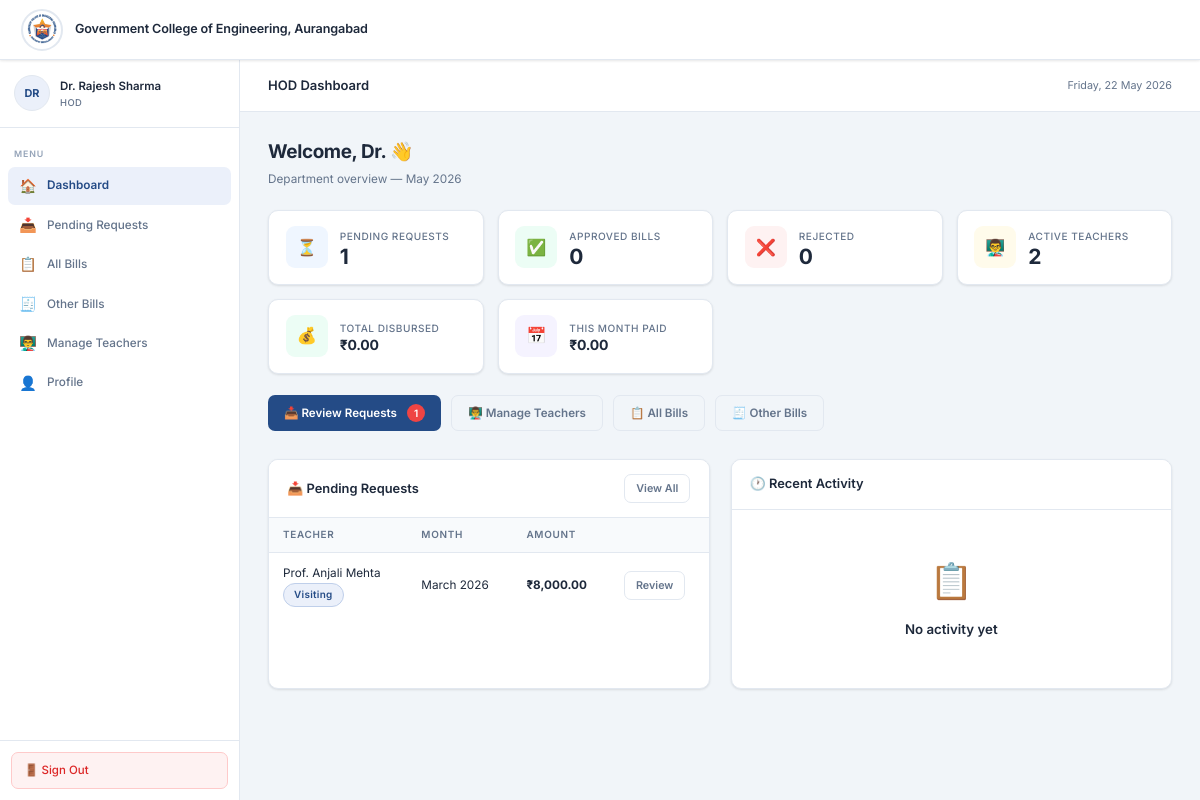
The page /hod/dashboard.php (signed in) on the database its author committed.
### tables this page shows
CREATE TABLE IF NOT EXISTS bills (
    id               INT AUTO_INCREMENT PRIMARY KEY,
    teacher_id       INT            NOT NULL,
    generated_by     INT            DEFAULT NULL,   
    month_year       VARCHAR(20)    NOT NULL,        
    period_from      DATE           NOT NULL,
    period_to        DATE           NOT NULL,
    total_lectures   INT            NOT NULL DEFAULT 0,
    rate_per_lecture DECIMAL(8,2)   NOT NULL DEFAULT 0.00,
    total_amount     DECIMAL(10,2)  NOT NULL DEFAULT 0.00,
    status           ENUM('pending', 'approved', 'rejected') NOT NULL DEFAULT 'pending',
    rejection_reason TEXT           DEFAULT NULL,
    submitted_at     TIMESTAMP      NOT NULL DEFAULT CURRENT_TIMESTAMP,
    reviewed_at      TIMESTAMP      NULL DEFAULT NULL,
    reviewed_by      INT            DEFAULT NULL,
    FOREIGN KEY (teacher_id)  REFERENCES users(id) ON DELETE CASCADE,
    FOREIGN KEY (reviewed_by) REFERENCES users(id) ON DELETE SET NULL
);

CREATE TABLE IF NOT EXISTS users (
    id               INT AUTO_INCREMENT PRIMARY KEY,
    name             VARCHAR(100)   NOT NULL,
    email            VARCHAR(100)   NOT NULL UNIQUE,
    password         VARCHAR(255)   NOT NULL,
    role             ENUM('hod', 'teacher') NOT NULL DEFAULT 'teacher',
    teacher_type     ENUM('visiting', 'guest', 'earn_and_learn') DEFAULT NULL,
    department       VARCHAR(100)   DEFAULT NULL,
    phone            VARCHAR(20)    DEFAULT NULL,
    rate_per_lecture DECIMAL(8,2)   DEFAULT 0.00,
    is_active        TINYINT(1)     NOT NULL DEFAULT 1,
    created_at       TIMESTAMP      NOT NULL DEFAULT CURRENT_TIMESTAMP,
    updated_at       TIMESTAMP      NOT NULL DEFAULT CURRENT_TIMESTAMP ON UPDATE CURRENT_TIMESTAMP
);

### includes/auth.php (called while the page is built, shortened)
<?php
function getInitials(string $name): string {
    $parts = explode(' ', trim($name));
    $init  = '';
    foreach (array_slice($parts, 0, 2) as $p) {
        $init .= strtoupper($p[0] ?? '');
    }
    return $init ?: '?';
}

### hod/dashboard.php (the view, shortened to what this page needs)
<?php
require_once '../includes/db.php';
require_once '../includes/auth.php';
require_once '../includes/functions.php';
$user = currentUser();
$pending  = $pdo->query("SELECT COUNT(*) FROM bills WHERE status='pending'")->fetchColumn();
$approved = $pdo->query("SELECT COUNT(*) FROM bills WHERE status='approved'")->fetchColumn();
$rejected = $pdo->query("SELECT COUNT(*) FROM bills WHERE status='rejected'")->fetchColumn();
$teachers = $pdo->query("SELECT COUNT(*) FROM users WHERE role='teacher' AND is_active=1")->fetchColumn();
$totalPaid = $pdo->query("SELECT COALESCE(SUM(total_amount),0) FROM bills WHERE status='approved'")->fetchColumn();
$thisMonth = $pdo->query("SELECT COALESCE(SUM(total_amount),0) FROM bills WHERE status='approved' AND MONTH(reviewed_at)=MONTH(NOW()) AND YEAR(reviewed_at)=YEAR(NOW())")->fetchColumn();
$pendingBills = $pdo->query("SELECT b.*, u.name AS teacher_name, u.teacher_type FROM bills b JOIN users u ON u.id=b.teacher_id WHERE b.status='pending' ORDER BY b.submitted_at DESC LIMIT 8")->fetchAll();
$recentActivity = $pdo->query("SELECT a.*, u.name FROM activity_log a LEFT JOIN users u ON u.id=a.user_id ORDER BY a.created_at DESC LIMIT 8")->fetchAll();
renderHead('HOD Dashboard');
?>
<div class="app-layout">
<?php renderSidebar('dashboard','hod',$user); ?>
<div class="main-content">
<?php renderTopbar('HOD Dashboard'); ?>
<div class="page-body">
    <div class="page-header">
        <h1>Welcome, <?= e(explode(' ',$user['name'])[0]) ?> 👋</h1>
        <p>Department overview — <?= date('F Y') ?></p>
    </div>
    <div class="stats-grid">
        <div class="stat-card">
            <div class="stat-icon blue">⏳</div>
            <div class="stat-info"><div class="label">Pending Requests</div><div class="value"><?= (int)$pending ?></div></div>
        </div>
        <div class="stat-card">
            <div class="stat-icon green">✅</div>
            <div class="stat-info"><div class="label">Approved Bills</div><div class="value"><?= (int)$approved ?></div></div>
        </div>
        <div class="stat-card">
            <div class="stat-icon red">❌</div>
            <div class="stat-info"><div class="label">Rejected</div><div class="value"><?= (int)$rejected ?></div></div>
        </div>
        <div class="stat-card">
            <div class="stat-icon amber">👨‍🏫</div>
            <div class="stat-info"><div class="label">Active Teachers</div><div class="value"><?= (int)$teachers ?></div></div>
        </div>
        <div class="stat-card">
            <div class="stat-icon green">💰</div>
            <div class="stat-info"><div class="label">Total Disbursed</div><div class="value" style="font-size:1rem"><?= formatINR((float)$totalPaid) ?></div></div>
        </div>
        <div class="stat-card">
            <div class="stat-icon purple">📅</div>
            <div class="stat-info"><div class="label">This Month Paid</div><div class="value" style="font-size:1rem"><?= formatINR((float)$thisMonth) ?></div></div>
        </div>
    </div>
    <div style="display:flex;gap:10px;margin-bottom:2rem;flex-wrap:wrap">
        <a href="requests.php" class="btn btn-primary">📥 Review Requests <?php if($pending): ?><span style="background:#ef4444;color:#fff;padding:1px 7px;border-radius:20px;font-size:0.72rem;margin-left:4px"><?= (int)$pending ?></span><?php endif; ?></a>
        <a href="manage-teachers.php" class="btn btn-outline">👨‍🏫 Manage Teachers</a>
        <a href="all-bills.php" class="btn btn-outline">📋 All Bills</a>
        <a href="other-bills.php" class="btn btn-outline">🧾 Other Bills</a>
    </div>
    <div style="display:grid;grid-template-columns:1fr 1fr;gap:1.5rem">
        <div class="card">
            <div class="card-header">
                <h3>📥 Pending Requests</h3>
                <a href="requests.php" class="btn btn-outline btn-sm">View All</a>
            </div>
            <?php if ($pendingBills): ?>
            <div class="table-wrap">
                <table>
                    <thead><tr><th>Teacher</th><th>Month</th><th>Amount</th><th></th></tr></thead>
                    <tbody>
                    <?php foreach ($pendingBills as $b): ?>
                    <tr>
                        <td><?= e($b['teacher_name']) ?><br><small style="color:var(--muted)"><?= teacherTypeBadge($b['teacher_type'] ?: 'visiting') ?></small></td>
                        <td><?= e($b['month_year']) ?></td>
                        <td><strong><?= formatINR($b['total_amount']) ?></strong></td>
                        <td><a href="request-detail.php?id=<?= $b['id'] ?>" class="btn btn-outline btn-sm">Review</a></td>
                    </tr>
                    <?php endforeach; ?>
                    </tbody>
                </table>
            </div>
            <?php else: ?>
            <div class="empty-state"><div class="icon">🎉</div><h3>No pending requests</h3><p>All bills have been reviewed.</p></div>
            <?php endif; ?>
        </div>
        <div class="card">
            <div class="card-header"><h3>🕐 Recent Activity</h3></div>
            <?php if ($recentActivity): ?>
            <div style="padding:0.5rem 0">
                <?php foreach ($recentActivity as $a): ?>
                <div style="display:flex;gap:10px;align-items:flex-start;padding:10px 1.4rem;border-bottom:1px solid var(--border)">
                    <div style="width:32px;height:32px;background:var(--bg-light);border-radius:50%;display:flex;align-items:center;justify-content:center;font-size:0.85rem;flex-shrink:0">
                        <?= $a['action']==='login'?'🔑':($a['action']==='logout'?'🚪':($a['action']==='submit_bill'?'📤':($a['action']==='approve_bill'?'✅':($a['action']==='reject_bill'?'❌':'📋')))) ?>
                    </div>
                    <div>
                        <div style="font-size:0.82rem;font-weight:500"><?= e($a['name'] ?? 'System') ?></div>
                        <div style="font-size:0.78rem;color:var(--muted)"><?= e($a['description'] ?: $a['action']) ?></div>
                        <div style="font-size:0.72rem;color:var(--muted);margin-top:1px"><?= fmtDate($a['created_at'],'d M, h:i A') ?></div>
                    </div>
                </div>
                <?php endforeach; ?>
            </div>
            <?php else: ?>
            <div class="empty-state"><div class="icon">📋</div><h3>No activity yet</h3></div>
            <?php endif; ?>
        </div>
    </div>
</div>
</div>
</div>
<?php renderFooter(); ?>

### includes/functions.php (shortened to what this page needs)
<?php
function e(string $str): string {
    return htmlspecialchars($str, ENT_QUOTES, 'UTF-8');
}
function formatINR(float $amount): string {
    return '₹' . number_format($amount, 2);
}
function teacherTypeBadge(string $type): string {
    $map = [
        'visiting'      => ['badge-visiting', 'Visiting'],
        'guest'         => ['badge-guest',    'Guest'],
        'earn_and_learn'=> ['badge-earn',     'Earn & Learn'],
    ];
    [$cls, $label] = $map[$type] ?? ['badge-visiting', ucfirst($type)];
    return '<span class="badge '.$cls.'">'.$label.'</span>';
}
function renderSidebar(string $active, string $role, array $user): void {
    $base = '../';
    $teacherNav = [
        ['key'=>'dashboard',     'href'=>'dashboard.php',     'icon'=>'🏠', 'label'=>'Dashboard'],
        ['key'=>'lectures',      'href'=>'lectures.php',      'icon'=>'📅', 'label'=>'My Lectures'],
        ['key'=>'generate-bill', 'href'=>'generate-bill.php', 'icon'=>'🧾', 'label'=>'Generate Bill'],
        ['key'=>'my-bills',      'href'=>'my-bills.php',      'icon'=>'📊', 'label'=>'My Bills'],
        ['key'=>'profile',       'href'=>'profile.php',       'icon'=>'👤', 'label'=>'Profile'],
    ];
    $hodNav = [
        ['key'=>'dashboard',       'href'=>'dashboard.php',       'icon'=>'🏠', 'label'=>'Dashboard'],
        ['key'=>'requests',        'href'=>'requests.php',        'icon'=>'📥', 'label'=>'Pending Requests'],
        ['key'=>'all-bills',       'href'=>'all-bills.php',       'icon'=>'📋', 'label'=>'All Bills'],
        ['key'=>'other-bills',     'href'=>'other-bills.php',     'icon'=>'🧾', 'label'=>'Other Bills'],
        ['key'=>'manage-teachers', 'href'=>'manage-teachers.php', 'icon'=>'👨‍🏫', 'label'=>'Manage Teachers'],
        ['key'=>'profile',         'href'=>'profile.php',         'icon'=>'👤', 'label'=>'Profile'],
    ];
    $navItems  = ($role === 'hod') ? $hodNav : $teacherNav;
    $initials  = getInitials($user['name']);
    $roleLabel = ($role === 'hod') ? 'HOD' : 'Teacher';
    ?>
    <aside class="sidebar">
        <div class="sidebar-user">
            <div class="user-avatar"><?= e($initials) ?></div>
            <div class="user-info">
                <div class="name"><?= e($user['name']) ?></div>
                <div class="role-badge"><?= $roleLabel ?></div>
            </div>
        </div>
        <nav class="sidebar-nav">
            <div class="nav-label">Menu</div>
            <?php foreach ($navItems as $item): ?>
            <a href="<?= e($item['href']) ?>" class="nav-item <?= $active === $item['key'] ? 'active' : '' ?>">
                <span class="icon"><?= $item['icon'] ?></span>
                <?= e($item['label']) ?>
            </a>
            <?php endforeach; ?>
        </nav>
        <div class="sidebar-footer">
            <a href="<?= $base ?>logout.php" class="btn-logout"
               onclick="return confirmAction('Sign out of your account?')">
                🚪 Sign Out
            </a>
        </div>
    </aside>
    <?php
}
function renderTopbar(string $title): void {
    $date = date('l, d F Y');
    ?>
    <div class="topbar">
        <div class="topbar-title"><?= e($title) ?></div>
        <div class="topbar-right">
            <span class="topbar-date"><?= $date ?></span>
        </div>
    </div>
    <?php
}
function renderHead(string $title, string $base = '../'): void {
    ?>
<!DOCTYPE html>
<html lang="en">
<head>
    <link rel="stylesheet" href="<?= $base ?>assets/css/style.css">
</head>
<body>
<nav class="navbar">
    <div class="navbar-brand">
        <div class="navbar-logo">
            <img src="<?= $base ?>assets/images/logo.png" alt="College Logo">
        </div>
        <span class="navbar-college">Government College of Engineering, Aurangabad</span>
    </div>
</nav>
    <?php
}
function renderFooter(string $base = '../'): void {
    ?>
</body>
</html>
    <?php
}

### rows shown on the page
bills: teacher.name "Prof. Anjali Mehta", month_year "March 2026", total_amount "₹8,000.00"

### other values the page prints
$initials "DR"
$user['name'] "Dr. Rajesh Sharma"
$roleLabel "HOD"
$item['icon'] "🏠"
$item['label'] "Dashboard"
$item['icon'] "📥"
$item['label'] "Pending Requests"
$item['icon'] "📋"
$item['label'] "All Bills"
$item['icon'] "🧾"
$item['label'] "Other Bills"
$item['icon'] "👨‍🏫"
$item['label'] "Manage Teachers"
$item['icon'] "👤"
$item['label'] "Profile"
